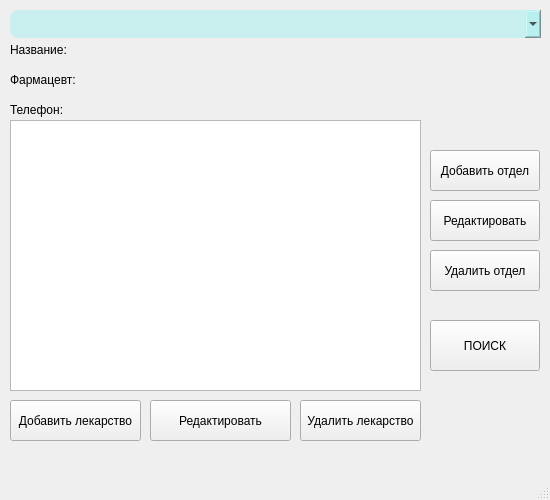
<?xml version="1.0" encoding="UTF-8"?>
<ui version="4.0">
 <class>MainWindow</class>
 <widget class="QMainWindow" name="MainWindow">
  <property name="geometry">
   <rect>
    <x>0</x>
    <y>0</y>
    <width>550</width>
    <height>500</height>
   </rect>
  </property>
  <property name="windowTitle">
   <string>MainWindow</string>
  </property>
  <property name="styleSheet">
   <string notr="true"/>
  </property>
  <widget class="QWidget" name="centralwidget">
   <widget class="QTableWidget" name="tableWidget">
    <property name="geometry">
     <rect>
      <x>10</x>
      <y>120</y>
      <width>411</width>
      <height>271</height>
     </rect>
    </property>
    <property name="styleSheet">
     <string notr="true"/>
    </property>
   </widget>
   <widget class="QComboBox" name="departmentComboBox">
    <property name="geometry">
     <rect>
      <x>10</x>
      <y>10</y>
      <width>531</width>
      <height>28</height>
     </rect>
    </property>
    <property name="styleSheet">
     <string notr="true">background-color: #d3d3d3;
            color: #000000;
           border-radius: 8px;
           font-size: 13px;
 background-color: rgba(175, 238, 238, 0.6);</string>
    </property>
   </widget>
   <widget class="QPushButton" name="createDepartmentButton">
    <property name="geometry">
     <rect>
      <x>430</x>
      <y>150</y>
      <width>110</width>
      <height>41</height>
     </rect>
    </property>
    <property name="text">
     <string>Добавить отдел</string>
    </property>
   </widget>
   <widget class="QPushButton" name="deleteDepartmentButton">
    <property name="geometry">
     <rect>
      <x>430</x>
      <y>250</y>
      <width>110</width>
      <height>41</height>
     </rect>
    </property>
    <property name="text">
     <string>Удалить отдел</string>
    </property>
   </widget>
   <widget class="QPushButton" name="addDrugButton">
    <property name="geometry">
     <rect>
      <x>10</x>
      <y>400</y>
      <width>131</width>
      <height>41</height>
     </rect>
    </property>
    <property name="text">
     <string>Добавить лекарство</string>
    </property>
   </widget>
   <widget class="QPushButton" name="editButton">
    <property name="geometry">
     <rect>
      <x>150</x>
      <y>400</y>
      <width>141</width>
      <height>41</height>
     </rect>
    </property>
    <property name="text">
     <string>Редактировать</string>
    </property>
   </widget>
   <widget class="QPushButton" name="deleteButton">
    <property name="geometry">
     <rect>
      <x>300</x>
      <y>400</y>
      <width>121</width>
      <height>41</height>
     </rect>
    </property>
    <property name="text">
     <string>Удалить лекарство</string>
    </property>
   </widget>
   <widget class="QPushButton" name="searchButton">
    <property name="geometry">
     <rect>
      <x>430</x>
      <y>320</y>
      <width>110</width>
      <height>51</height>
     </rect>
    </property>
    <property name="text">
     <string>ПОИСК</string>
    </property>
   </widget>
   <widget class="QPushButton" name="editDepartmentButton">
    <property name="geometry">
     <rect>
      <x>430</x>
      <y>200</y>
      <width>110</width>
      <height>41</height>
     </rect>
    </property>
    <property name="text">
     <string>Редактировать</string>
    </property>
   </widget>
   <widget class="QLabel" name="departmentNameLabel">
    <property name="geometry">
     <rect>
      <x>100</x>
      <y>40</y>
      <width>101</width>
      <height>20</height>
     </rect>
    </property>
    <property name="text">
     <string/>
    </property>
   </widget>
   <widget class="QLabel" name="pharmacistNameLabel">
    <property name="geometry">
     <rect>
      <x>100</x>
      <y>70</y>
      <width>111</width>
      <height>20</height>
     </rect>
    </property>
    <property name="text">
     <string/>
    </property>
   </widget>
   <widget class="QLabel" name="phoneNumberLabel">
    <property name="geometry">
     <rect>
      <x>100</x>
      <y>100</y>
      <width>131</width>
      <height>20</height>
     </rect>
    </property>
    <property name="text">
     <string/>
    </property>
   </widget>
   <widget class="QLabel" name="label">
    <property name="geometry">
     <rect>
      <x>10</x>
      <y>40</y>
      <width>71</width>
      <height>20</height>
     </rect>
    </property>
    <property name="text">
     <string>Название:</string>
    </property>
   </widget>
   <widget class="QLabel" name="label_2">
    <property name="geometry">
     <rect>
      <x>10</x>
      <y>70</y>
      <width>91</width>
      <height>20</height>
     </rect>
    </property>
    <property name="text">
     <string>Фармацевт:</string>
    </property>
   </widget>
   <widget class="QLabel" name="label_3">
    <property name="geometry">
     <rect>
      <x>10</x>
      <y>100</y>
      <width>63</width>
      <height>20</height>
     </rect>
    </property>
    <property name="text">
     <string>Телефон:</string>
    </property>
   </widget>
  </widget>
  <widget class="QMenuBar" name="menubar">
   <property name="geometry">
    <rect>
     <x>0</x>
     <y>0</y>
     <width>550</width>
     <height>25</height>
    </rect>
   </property>
  </widget>
  <widget class="QStatusBar" name="statusbar"/>
 </widget>
 <resources/>
 <connections/>
</ui>
